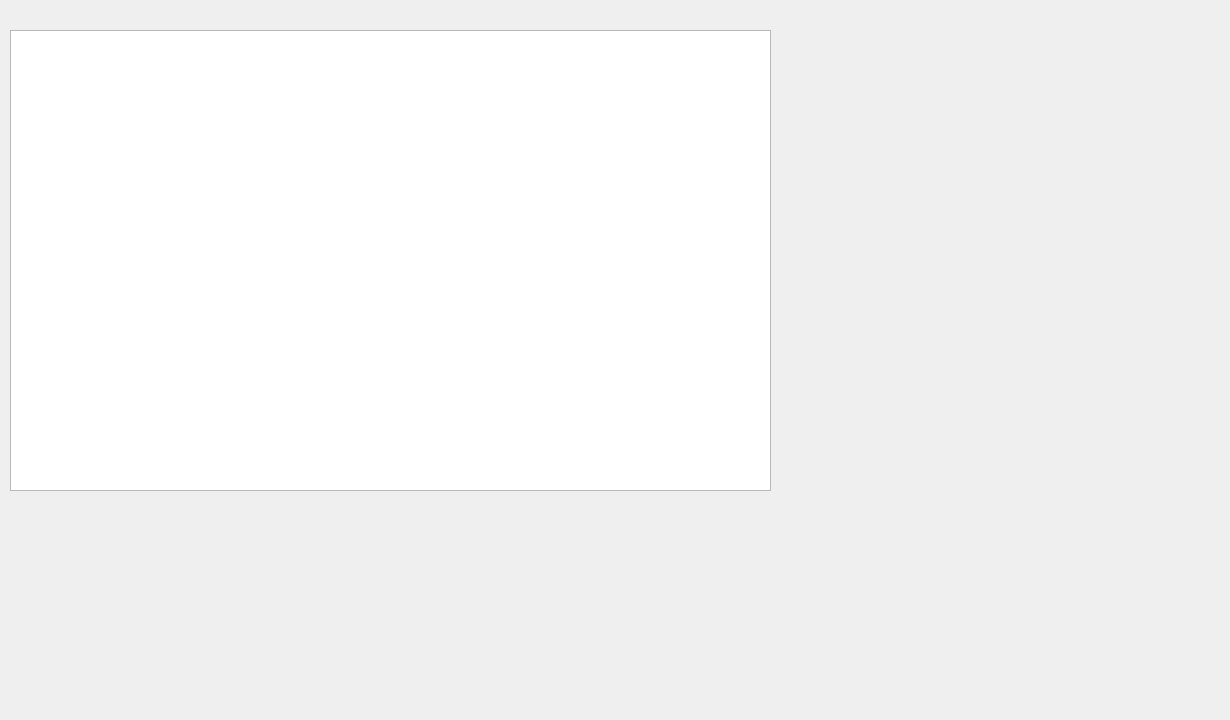
          <widget class="QWidget" name="tab_3">
           <attribute name="title">
            <string>afficher</string>
           </attribute>
           <widget class="QLabel" name="label_2">
            <property name="geometry">
             <rect>
              <x>0</x>
              <y>0</y>
              <width>771</width>
              <height>331</height>
             </rect>
            </property>
            <property name="text">
             <string/>
            </property>
            <property name="pixmap">
             <pixmap>../../OneDrive/Documents/images/bg.jpg</pixmap>
            </property>
           </widget>
           <widget class="QTableView" name="taban">
            <property name="geometry">
             <rect>
              <x>10</x>
              <y>30</y>
              <width>761</width>
              <height>461</height>
             </rect>
            </property>
           </widget>
           <widget class="QLabel" name="label_36">
            <property name="geometry">
             <rect>
              <x>0</x>
              <y>-30</y>
              <width>611</width>
              <height>401</height>
             </rect>
            </property>
            <property name="text">
             <string/>
            </property>
            <property name="pixmap">
             <pixmap>../images/bg.jpg</pixmap>
            </property>
           </widget>
           <widget class="QLabel" name="label_37">
            <property name="geometry">
             <rect>
              <x>610</x>
              <y>-30</y>
              <width>611</width>
              <height>411</height>
             </rect>
            </property>
            <property name="text">
             <string/>
            </property>
            <property name="pixmap">
             <pixmap>../images/bg.jpg</pixmap>
            </property>
           </widget>
           <widget class="QLabel" name="label_38">
            <property name="geometry">
             <rect>
              <x>0</x>
              <y>300</y>
              <width>611</width>
              <height>401</height>
             </rect>
            </property>
            <property name="text">
             <string/>
            </property>
            <property name="pixmap">
             <pixmap>../images/bg.jpg</pixmap>
            </property>
           </widget>
           <widget class="QLabel" name="label_39">
            <property name="geometry">
             <rect>
              <x>290</x>
              <y>310</y>
              <width>611</width>
              <height>401</height>
             </rect>
            </property>
            <property name="text">
             <string/>
            </property>
            <property name="pixmap">
             <pixmap>../images/bg.jpg</pixmap>
            </property>
           </widget>
           <zorder>label_37</zorder>
           <zorder>label_39</zorder>
           <zorder>label_38</zorder>
           <zorder>label_36</zorder>
           <zorder>label_2</zorder>
           <zorder>taban</zorder>
          </widget>
